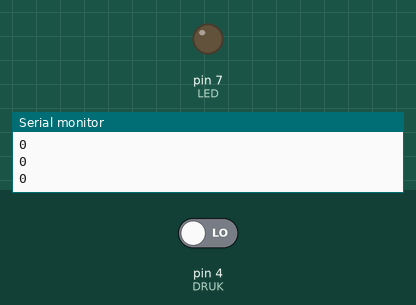
Bench run of a sketch on a simulated Arduino Uno, built with avr-gcc and run on an emulated ATmega328P. On the bench: output pins drawn as LEDs (lit = HIGH), the last lines printed to the serial monitor. Dashed ring = blinking. The inputs (shaded band) are chosen by the test bench; at power-on: pin 4 (DRUK) LOW.

Above: at 1.2 s.
1.3 s: pin 4 (DRUK) driven HIGH
At 1.5 s:
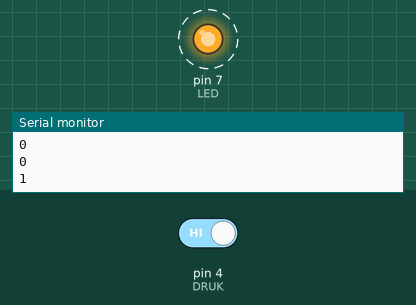
4.3 s: pin 4 (DRUK) driven LOW
At 4.3 s:
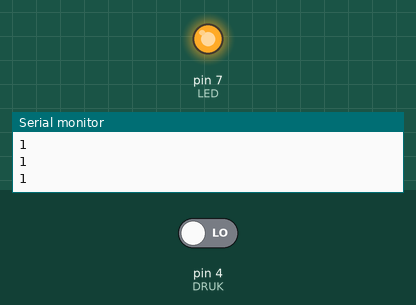
Timing chart, 0 to 7.3 s (numbered marks = the images above; inputs shaded):
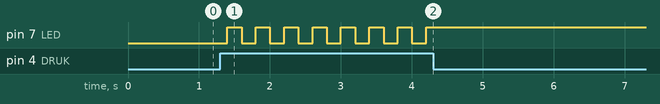

The sketch:

Drukknop.ino
```cpp
const int LED = 7;
const int DRUK = 4;
int drukstand = 0; //constante waarde van de drukknop die meet 0 of 1

int schakelstand = 0; //check of licht aan of uit staat

void setup() {
  // put your setup code here, to run once:
  pinMode(LED, OUTPUT);
  pinMode(DRUK, INPUT);
  Serial.begin(9600);
}

void loop() {
  // put your main code here, to run repeatedly:
  drukstand = digitalRead(DRUK);
  if (drukstand == 1 && schakelstand == 0){
    digitalWrite(LED, HIGH);
    schakelstand = 1;
  }
  else if (drukstand == 1 && schakelstand == 1){
    digitalWrite(LED, LOW);
    schakelstand = 0;
  }
  Serial.println(drukstand);
  delay(200);


}
```

Measured:
- after the input at 1.3 s, pin 7 (LED): alternates HIGH for 0.20 s and LOW for 0.20 s, starting after 0.10 s
- after the input at 4.3 s, pin 7 (LED): stops changing and stays HIGH
